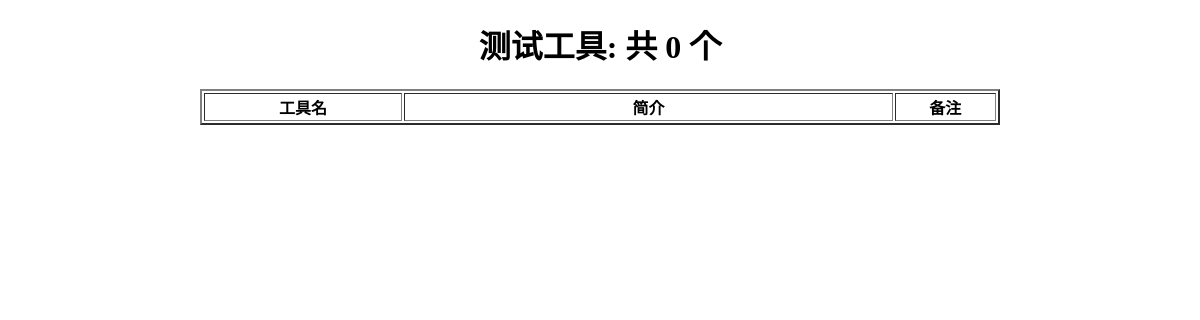
The app's page /, older data.
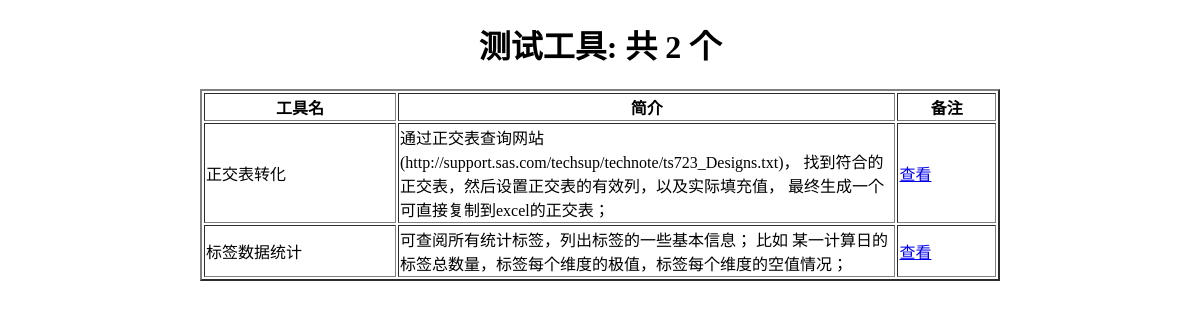
The same page, newer data.
### analysis/models.py (models this page shows, shortened)
class Tools(models.Model):
    name = models.CharField(max_length=16, default='')
    summary = models.CharField(max_length=512, default='')
    url = models.CharField(max_length=64, default='')

### analysis/views.py (the view)
# urls.py: path('', v.homepage, name='homepage'),
def homepage(request):
    all_tools = Tools.objects.all()
    tools_num = len(all_tools)
    return render(request, 'home.html', locals())

### analysis/templates/home.html (shortened to what this page needs)
<!DOCTYPE html>
<html lang="en">
<head>
</head>
<body>
		<h1 align="center">测试工具: 共 {{tools_num}} 个</h1>
		<table width=800 border=2 color='black' align="center">
            <tr>
                <th width="200">工具名</th>
                <th width="500">简介</th>
                <th width="100">备注</th>
            </tr>
            {% for tool in all_tools %}
            <tr>
                <td align="left">{{tool.name}}</td>
                <td align="left">{{tool.summary}}</td>
                <td><a href="{{tool.url}}" target="{{tool.name}}" align="center">查看</a></td>
            </tr>
            {% endfor %}
		</table>
</body>
</html>

Row changes from the older to the newer data that the page shows:
added Tools: name "正交表转化", summary "通过正交表查询网站(http://support.sas.com/techsup/technote/ts723_Designs.txt)， 找到符合的正交表，然后设置正交表的有效列，以及实际填充值， 最终生成一个可直接复制到excel的正交表；"
added Tools: name "标签数据统计", summary "可查阅所有统计标签，列出标签的一些基本信息； 比如 某一计算日的标签总数量，标签每个维度的极值，标签每个维度的空值情况；"
Text that changed along with them:
{{ tools_num }}: "0" → "2"
